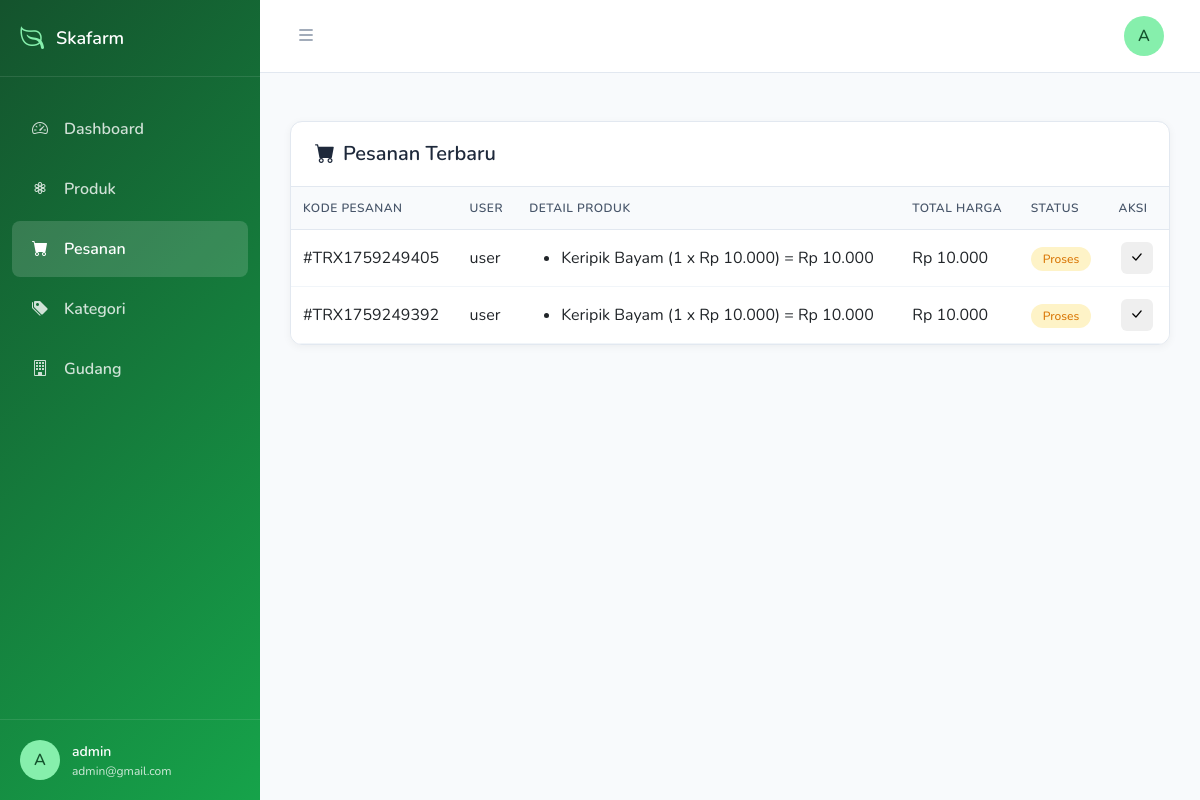
Screenshot of /index.php?controller=dashboard&action=pesanan (signed in) with the database file from the repository.
### tables this page shows
CREATE TABLE `master_transaksi` (
  `id_transaksi` int NOT NULL,
  `kode_transaksi` varchar(500) NOT NULL,
  `kode_user` int NOT NULL,
  `tanggal_transaksi` date NOT NULL,
  `total_harga` int NOT NULL,
  `status` enum('pending','selesai') NOT NULL DEFAULT 'pending',
  `metode_pembayaran` enum('tunai','ovo','gopay','qris') NOT NULL,
  `alamat` text NOT NULL
);

CREATE TABLE `master_user` (
  `kode_user` int NOT NULL,
  `role` enum('admin','pengunjung') NOT NULL DEFAULT 'pengunjung',
  `username` varchar(255) NOT NULL,
  `email` varchar(255) NOT NULL,
  `password` varchar(255) NOT NULL
);

CREATE TABLE `detail_transaksi` (
  `id_detail` int NOT NULL,
  `id_transaksi` int NOT NULL,
  `kode_barang` int NOT NULL,
  `qty` int NOT NULL,
  `harga_satuan` int NOT NULL,
  `harga_total` int NOT NULL
);

CREATE TABLE `master_barang` (
  `kode_barang` int NOT NULL,
  `nama_barang` varchar(255) NOT NULL,
  `satuan` varchar(255) NOT NULL,
  `harga` bigint NOT NULL,
  `img` text NOT NULL,
  `stok` int NOT NULL,
  `kode_gudang` int NOT NULL,
  `kategori_id` int NOT NULL,
  `deskripsi` varchar(255) NOT NULL
);

### controllers/TransaksiController.php (called while the page is built, shortened)
<?php
require_once(__DIR__ . '/../models/Transaksi.php');
class TransaksiController
{
    private $transaksiModel;
    public function __construct($conn)
    {
        $this->transaksiModel = new Transaksi($conn);
    }
    public function index()
    {
        $data = $this->transaksiModel->getAll();
        require_once(__DIR__ . '/../views/dashboard/pesanan.php');
    }
}

### models/Transaksi.php (called while the page is built, shortened)
<?php
class Transaksi
{
    private $conn;
    private $table = "master_transaksi";
    public function __construct($db)
    {
        $this->conn = $db;
    }
    public function getAll()
    {
        $sql = "SELECT t.*, u.username
                FROM {$this->table} t
                JOIN master_user u ON t.kode_user = u.kode_user
                ORDER BY t.id_transaksi DESC";
        return mysqli_query($this->conn, $sql);
    }
    public function getDetail($id_transaksi)
    {
        $sql = "SELECT d.*, b.nama_barang
                FROM detail_transaksi d
                JOIN master_barang b ON d.kode_barang = b.kode_barang
                WHERE d.id_transaksi = '$id_transaksi'";
        return mysqli_query($this->conn, $sql);
    }
}

### views/dashboard/pesanan.php (the view, shortened to what this page needs)
<?php require_once(__DIR__ . "/../components/dashboard/head.php"); ?>
<?php require_once(__DIR__ . "/../components/dashboard/sidebar.php"); ?>
<div class="main-content" id="mainContent">
  <?php require_once(__DIR__ . "/../components/dashboard/header.php"); ?>
  <div class="table-section pt-5">
    <div class="table-card">
      <div class="table-header">
        <h5><i class="bi bi-cart-fill me-2"></i>Pesanan Terbaru</h5>
      </div>
      <div class="table-responsive">
        <table class="table table-hover">
          <thead>
            <tr>
              <th>Kode Pesanan</th>
              <th>User</th>
              <th>Detail Produk</th>
              <th>Total Harga</th>
              <th>Status</th>
              <th>Aksi</th>
            </tr>
          </thead>
          <tbody>
            <?php if ($data && mysqli_num_rows($data) > 0): ?>
              <?php while ($row = mysqli_fetch_assoc($data)): ?>
                <tr>
                  <td>#<?= $row['kode_transaksi'] ?></td>
                  <td><?= $row['username'] ?></td>
                  <td>
                    <ul class="mb-0">
                      <?php
                      $detail = $this->transaksiModel->getDetail($row['id_transaksi']);
                      while ($d = mysqli_fetch_assoc($detail)):
                      ?>
                        <li>
                          <?= $d['nama_barang'] ?>
                          (<?= $d['qty'] ?> x Rp <?= number_format($d['harga_satuan'], 0, ',', '.') ?>)
                          = Rp <?= number_format($d['harga_total'], 0, ',', '.') ?>
                        </li>
                      <?php endwhile; ?>
                    </ul>
                  </td>
                  <td>Rp <?= number_format($row['total_harga'], 0, ',', '.') ?></td>
                  <td>
                    <?php if ($row['status'] === 'pending'): ?>
                      <span class="order-status status-process">Proses</span>
                    <?php elseif ($row['status'] === 'selesai'): ?>
                      <span class="order-status status-completed">Selesai</span>
                    <?php else: ?>
                      <span class="order-status status-shipped"><?= ucfirst($row['status']) ?></span>
                    <?php endif; ?>
                  </td>
                  <td>
                    <?php if ($row['status'] !== 'selesai'): ?>
                      <button class="action-btn btn-success btn-confirm"
                        data-id="<?= $row['id_transaksi'] ?>">
                        <i class="bi bi-check-lg"></i>
                      </button>
                    <?php else: ?>
                      <i class="text-muted">✔</i>
                    <?php endif; ?>
                  </td>
                </tr>
              <?php endwhile; ?>
            <?php else: ?>
              <tr>
                <td colspan="6" class="text-center">Belum ada pesanan</td>
              </tr>
            <?php endif; ?>
          </tbody>
        </table>
      </div>
    </div>
  </div>
</div>
<?php require_once(__DIR__ . "/../components/dashboard/footer.php"); ?>

### assets/css/style.css (style rules this page uses)
body { box-sizing: border-box; font-family: "Nunito", sans-serif; background-color: #f8fafc; margin: 0; overflow-x: hidden; }
.main-content { margin-left: 260px; transition: margin-left 0.3s ease; min-height: 100vh; }
.table-section { padding: 0 30px; margin-bottom: 30px; }
.table-card { background: white; border-radius: 12px; box-shadow: 0 2px 8px rgba(0, 0, 0, 0.05); border: 1px solid #e2e8f0; overflow: hidden; }
.table-header { padding: 20px 24px; border-bottom: 1px solid #e2e8f0; display: flex; justify-content: space-between; align-items: center; }
.table-header h5 { margin: 0; font-weight: 600; color: #1e293b; }
.table-responsive { max-height: 900px; overflow-y: auto; }
.table { margin-bottom: 0; }
.table th { background: #f8fafc; border-bottom: 1px solid #e2e8f0; font-weight: 600; color: #475569; font-size: 12px; text-transform: uppercase; letter-spacing: 0.5px; padding: 12px; }
.table td { padding: 12px; vertical-align: middle; border-bottom: 1px solid #f1f5f9; }
.action-btn { width: 32px; height: 32px; border-radius: 6px; border: none; display: inline-flex; align-items: center; justify-content: center; margin: 0 2px; font-size: 14px; cursor: pointer; }
.order-status { padding: 4px 12px; border-radius: 20px; font-size: 12px; font-weight: 500; }
.status-process { background: #fef3c7; color: #d97706; }

### rows the page displays
master_transaksi: kode_transaksi "TRX1759249405", kode_user.username "user", total_harga "10.000", status "Proses"
detail_transaksi: kode_barang.nama_barang "Keripik Bayam", qty "1", harga_satuan "10.000", harga_total "10.000"
master_transaksi: kode_transaksi "TRX1759249392", kode_user.username "user", total_harga "10.000", status "Proses"
detail_transaksi: kode_barang.nama_barang "Keripik Bayam", qty "1", harga_satuan "10.000", harga_total "10.000"

### other values shown
getInitials($_SESSION['username'] ?? "User") "A"
$_SESSION['username'] "admin"
$_SESSION['email'] "admin@gmail.com"
